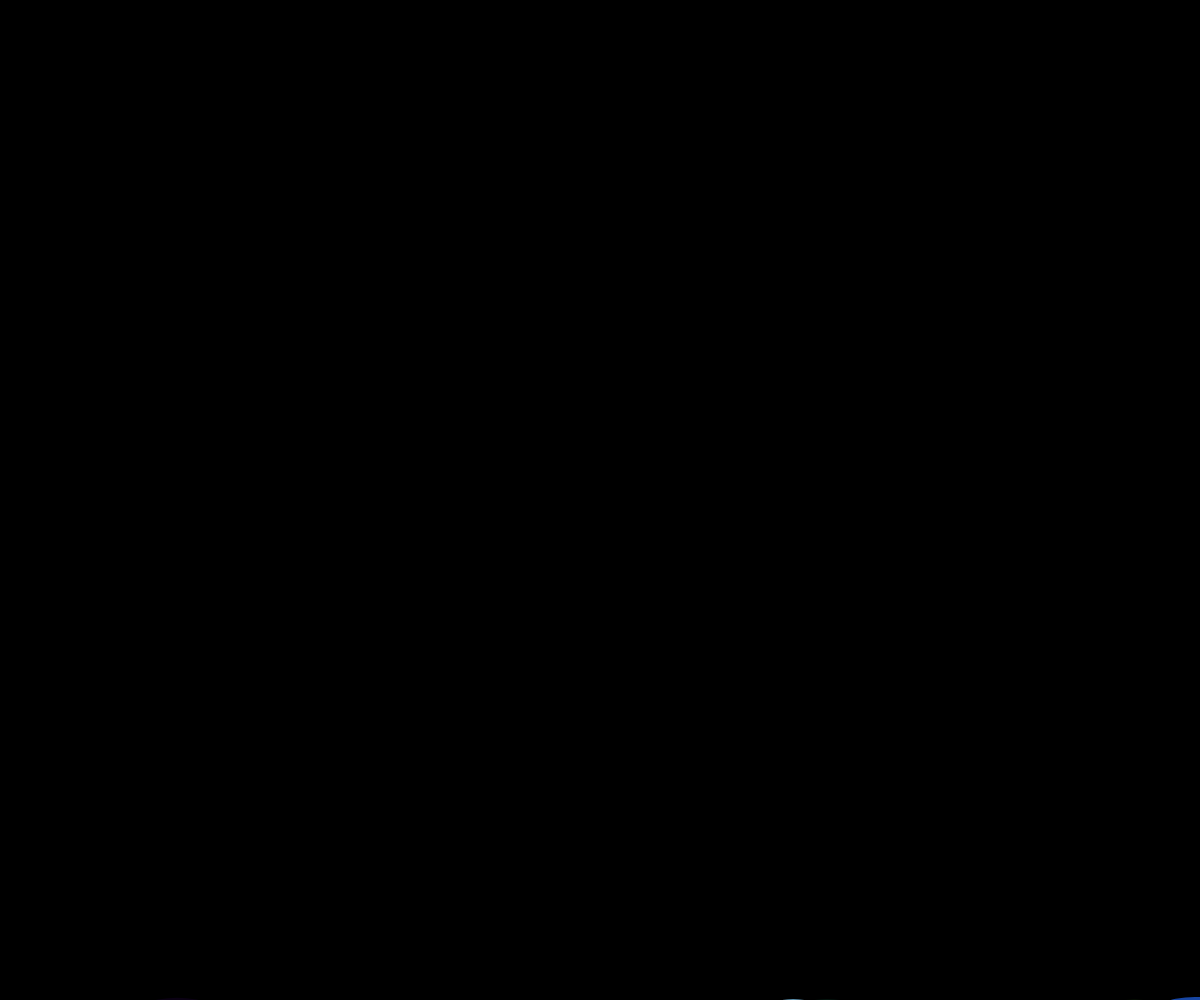
Frame 1 (no input)
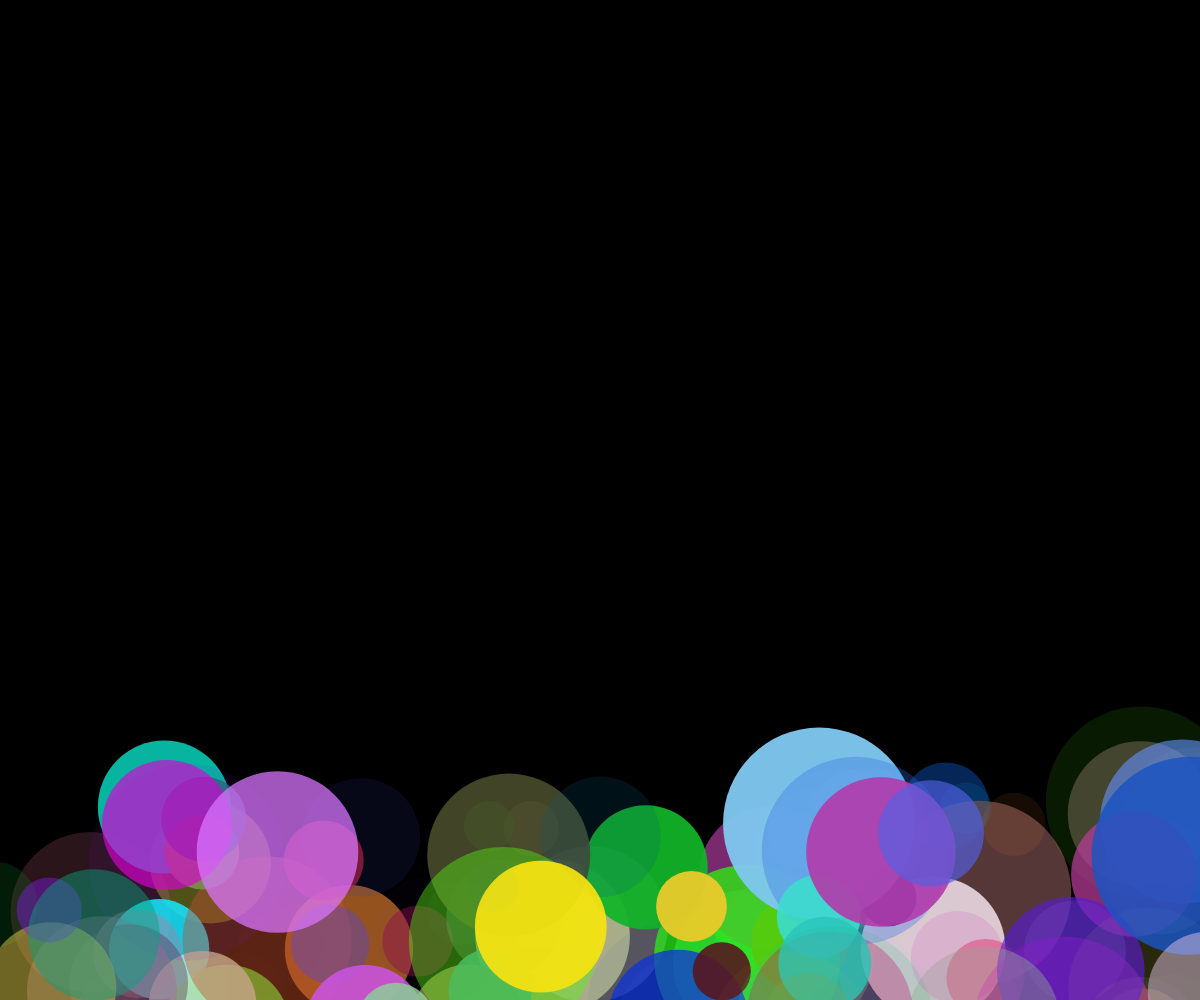
Frame 60 (no input)
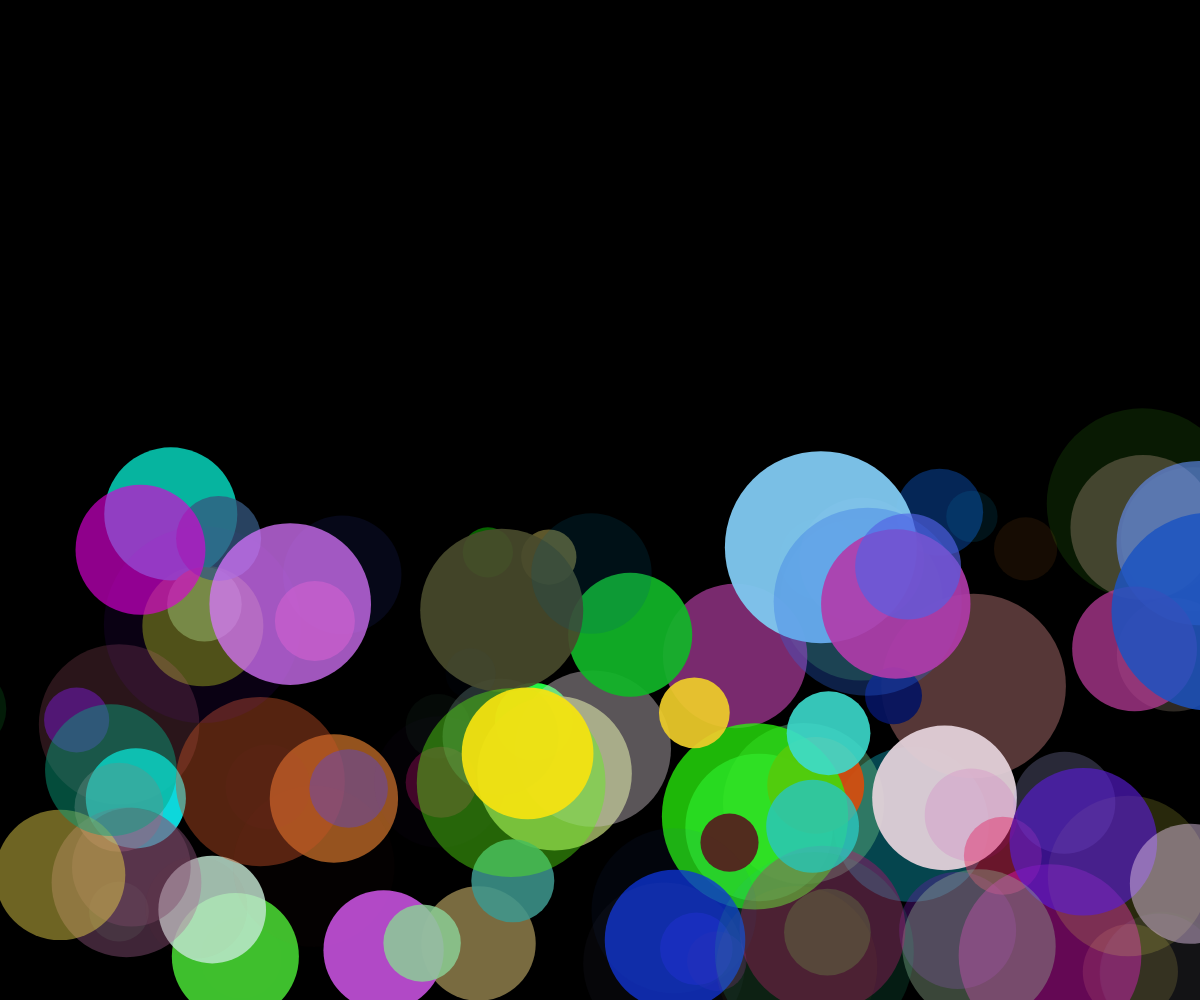
Frame 120 (the mouse pressed at the canvas centre since frame 60)

The p5.js sketch that drew these frames (run headless with seeded random() and noise() and a simulated clock; from frame 60 on, the mouse is pressed at the canvas centre):

// p5.js sketch
// ── sketch.js
// Bubble OOP Demo

class Bubble {
  constructor(x, y, dy) {
    this.x = x;
    this.y = y;
    this.dy = dy;
    this.radius = random(25, 100);
    this.color = color(random(255), random(255), random(255), random(255));
    this.timer = new Timer(1000);
  }

  display() {
    noStroke();
    if (!this.timer.isDone()) {
      fill(this.color);
      ellipse(this.x, this.y, this.radius*2, this.radius*2);
    } 
  }

  bubbleUp() {
    if (this.y >= this.radius) {
      this.y += this.dy;

      //wind factor
      if (random(100) < 40) {
        this.x += random(-5, 5);
      }
    }
    else {
      if (!this.timer.hasRun) {
        this.timer.restart();
      }
    }

    
  }
}

class Timer {
  constructor(timeToWait) {
    this.timeToWait = timeToWait;
    this.hasRun = false;
  }

  isDone() {
    return millis() >= this.endTime;
  }

  restart() {
    this.startTime = millis();
    this.endTime = this.startTime + this.timeToWait;
    this.startTime = millis();
    this.hasRun = true;
  }
}

let theBubbles = [];

function setup() {
  createCanvas(windowWidth, windowHeight);
  for (let i=0; i<100; i++) {
    let myBubble = new Bubble(random(width), height + 100, random(-5, -1));
    theBubbles.push(myBubble);
  }
}

function draw() {
  background(0);

  for (let i = 0; i < theBubbles.length; i++) {
    theBubbles[i].bubbleUp();
    theBubbles[i].display();
  }
  
}
